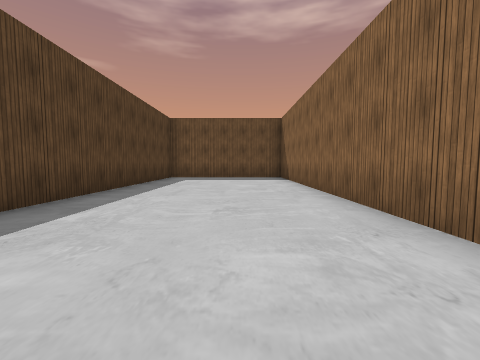
[1] (above)

24 first-person views from a walk through a Unity game level. The camera is 1.2 m above the floor, tilts 4° down and sees 90° across. The floor is counted in squares, 2 m on a side. Each view is taken from the middle of a square. On the plan, view 1 faces up. The plan holds only what a view shows up to about 9 squares ahead; the rest is blank. The place goes on beyond the plan. The player character is not drawn. Some surface patterns are stand-ins.

[2]
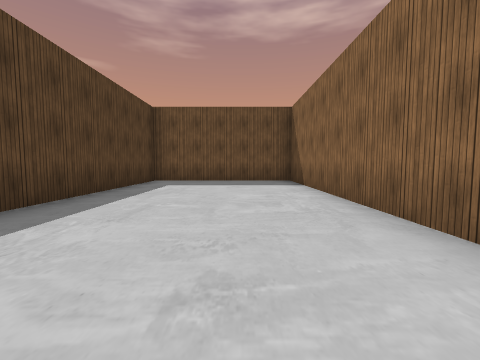

[3]
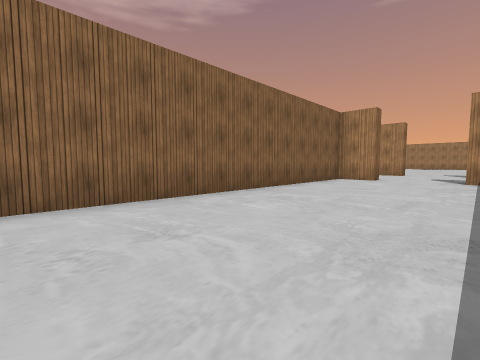

[4]
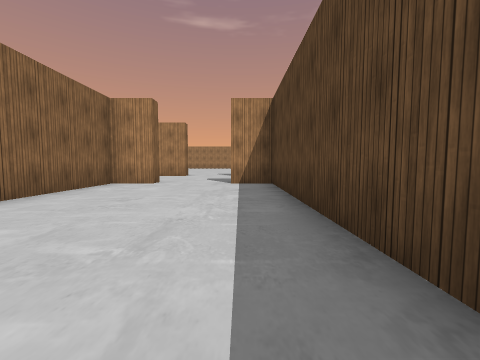

[5]
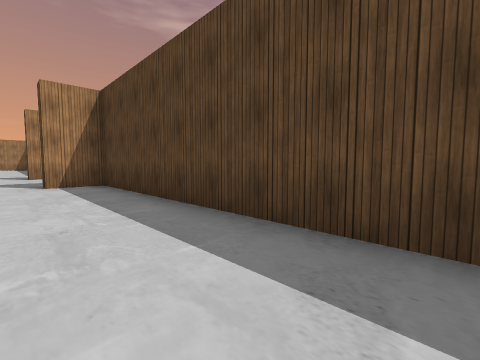

[6]
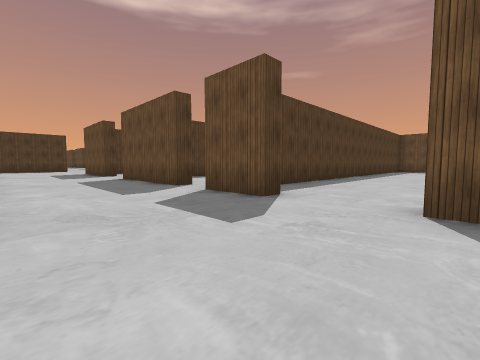

[7]
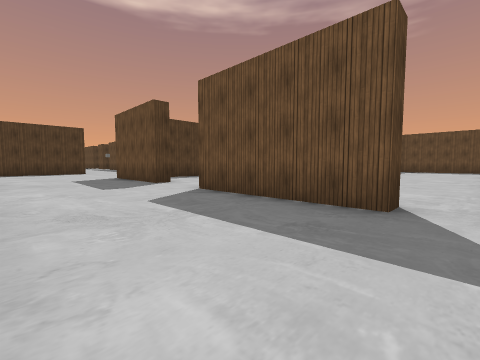

[8]
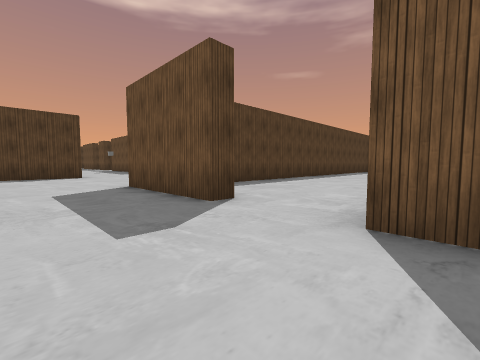

[9]
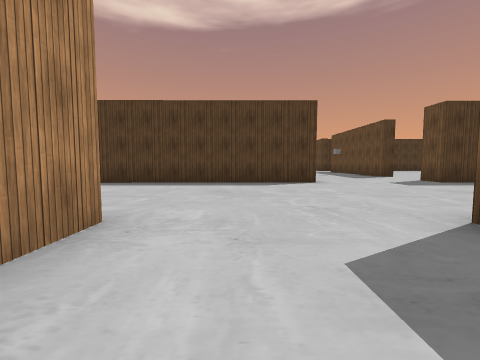

[10]
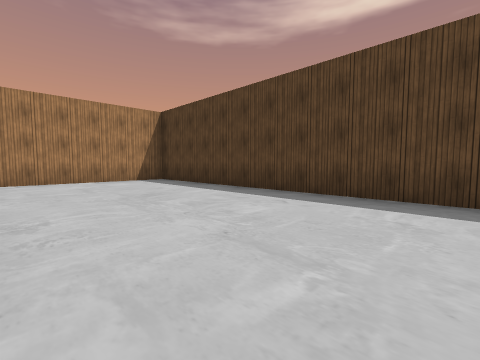

[11]
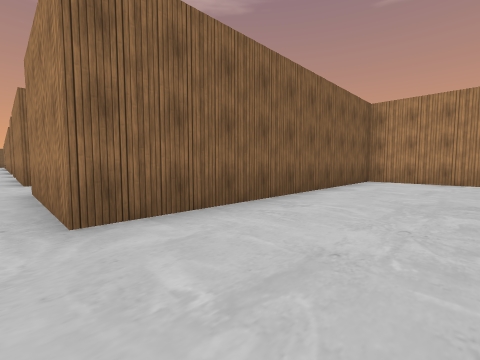

[12]
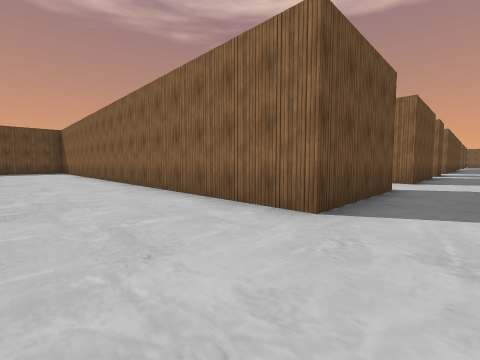

[13]
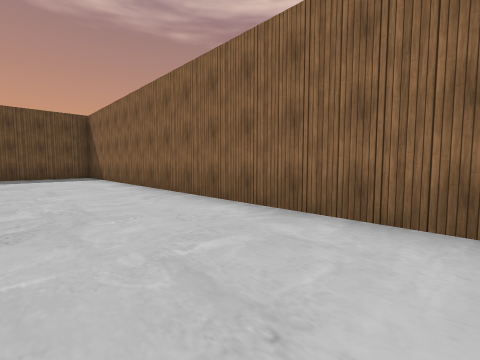

[14]
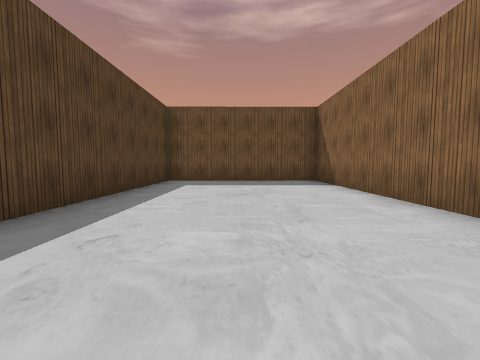

[15]
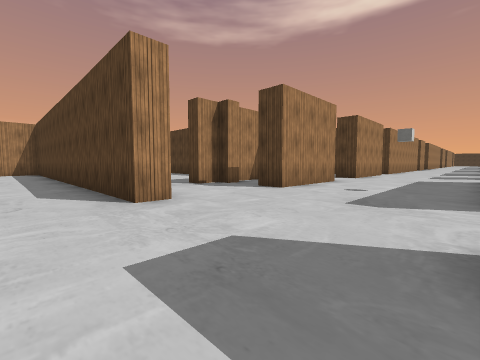

[16]
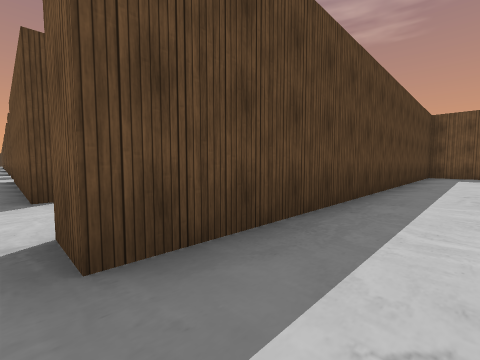

[17]
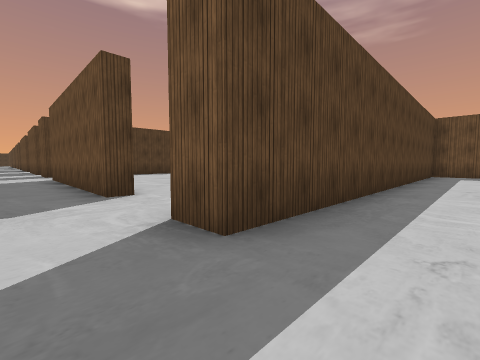

[18]
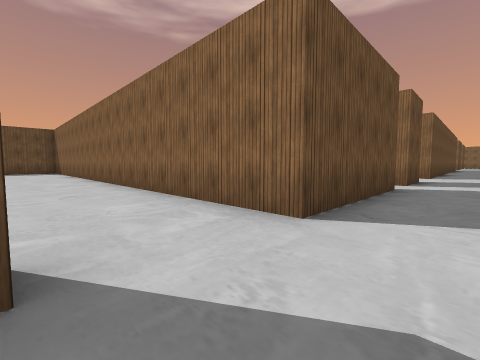

[19]
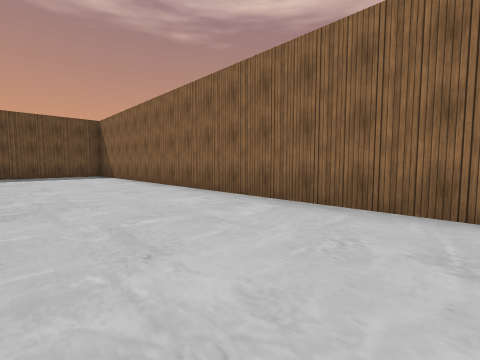

[20]
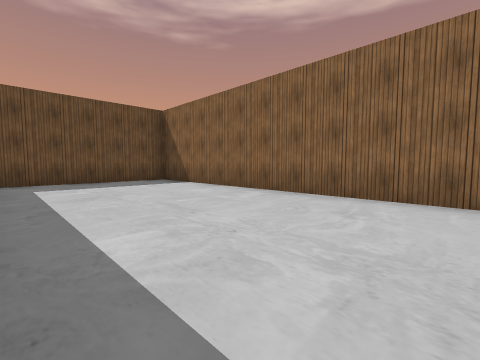

[21]
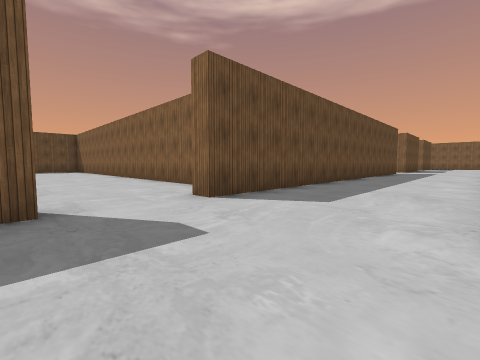

[22]
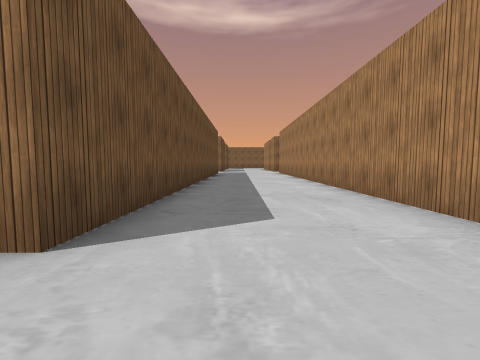

[23]
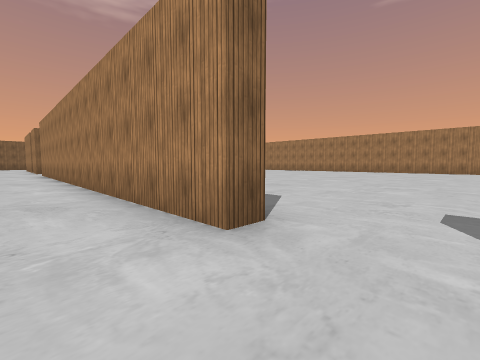

[24]
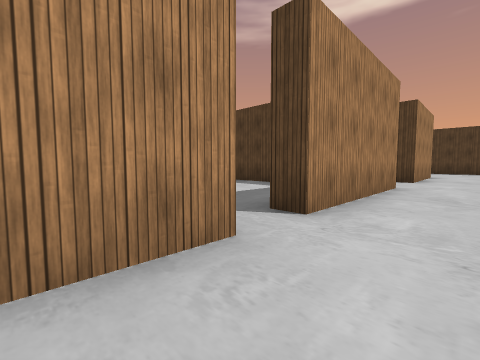

### Floor plan
Points are (right, up) in squares from view 1. A wall is a line through its corners. A room is listed if a view was taken in it or the views show most of it. See-through windows are left out.
Room 1 (views 1, 2, 3, 4, 5)
walls: (0.6, -5.7) (0.6, -5.2) (1.8, -5.2) (1.7, 10.3) (-3, 10.3) (-3, -5.2) (-1.7, -5.2)
ways out: opening at (-0.5, -6) to room 2
Room 2 (views 6, 7, 8, 9, 10, 11, 12, 13, 14, 15, 16, 17, 18, 21, 22, 23, 24)
walls: (-11, -5.7) (-14.4, -5.7) (-14.4, 10.3) (-19.5, 10.2) (-19.5, -1.7) (-20.4, -1.7); (-20.1, -5.7) (-19.5, -5.7) (-19.5, -17.5) (-14.4, -17.5) (-14.4, -9.4) (-11, -9.4); (-8.8, -9.4) (-4.5, -9.4); (-22.6, -1.7) (-28.5, -1.7); (-4.8, -5.7) (-8.7, -5.7); (-26, -5.4) (-22.9, -5.4) (-22.9, -6.2); (-3.4, -9.4) (-1.6, -9.4); (-1.7, -5.2) (-1.7, -5.7) (-3.5, -5.7); (0.6, -9.4) (8.5, -9.4); (8, -5.7) (0.6, -5.7)
ways out: opening at (-0.5, -6) to room 1; opening at (-9.5, -6) to room 3; opening at (-21.5, -6) to room 4; opening at (-21.5, -1.5); opening at (-9.5, -10); opening at (-4, -10); opening at (-4, -6); opening at (-0.5, -10)
Room 3 (views 19, 20)
walls: (-13.5, -0.8) (-13.5, -2.8); (-11, -5.1) (-11, -5.7); (-8.7, -5.7) (-8.7, 10.3) (-13, 10.3)
ways out: opening at (-9.5, -6) to room 2
Room 4 (no view inside)
walls: (-23.5, -7.4) (-22.9, -7.4); (-22.9, -7.9) (-22.1, -7.9); (-24.9, -7.9) (-23.9, -7.9)
ways out: opening at (-21.5, -6) to room 2; opening at (-21.5, -8)

Where each view was taken, in squares from view 1:
view 1: 0 up, 0 right, facing up
view 2: 2 up, 0 right, facing up
view 3: 4 up, 2 left, facing down-right
view 4: 2 up, 2 left, facing down
view 5: 2 up, 1 left, facing down-left
view 6: 9 down, 1 right, facing up-left
view 7: 9 down, 4 left, facing up-left
view 8: 8 down, 8 left, facing up-left
view 9: 8 down, 12 left, facing left
view 10: 9 down, 15 left, facing down-left
view 11: 9 down, 17 left, facing down-right
view 12: 7 down, 17 left, facing up-right
view 13: 1 down, 17 left, facing up-right
view 14: 2 up, 17 left, facing up
view 15: 2 down, 18 left, facing down-left
view 16: 2 down, 18 left, facing up-left
view 17: 3 down, 18 left, facing up-left
view 18: 7 down, 11 left, facing up-right
view 19: 2 down, 12 left, facing up-right
view 20: 2 up, 13 left, facing up-right
view 21: 9 down, 2 left, facing up-right
view 22: 7 down, 1 left, facing right
view 23: 8 down, 1 left, facing down-right
view 24: 8 down, 2 left, facing down-left
